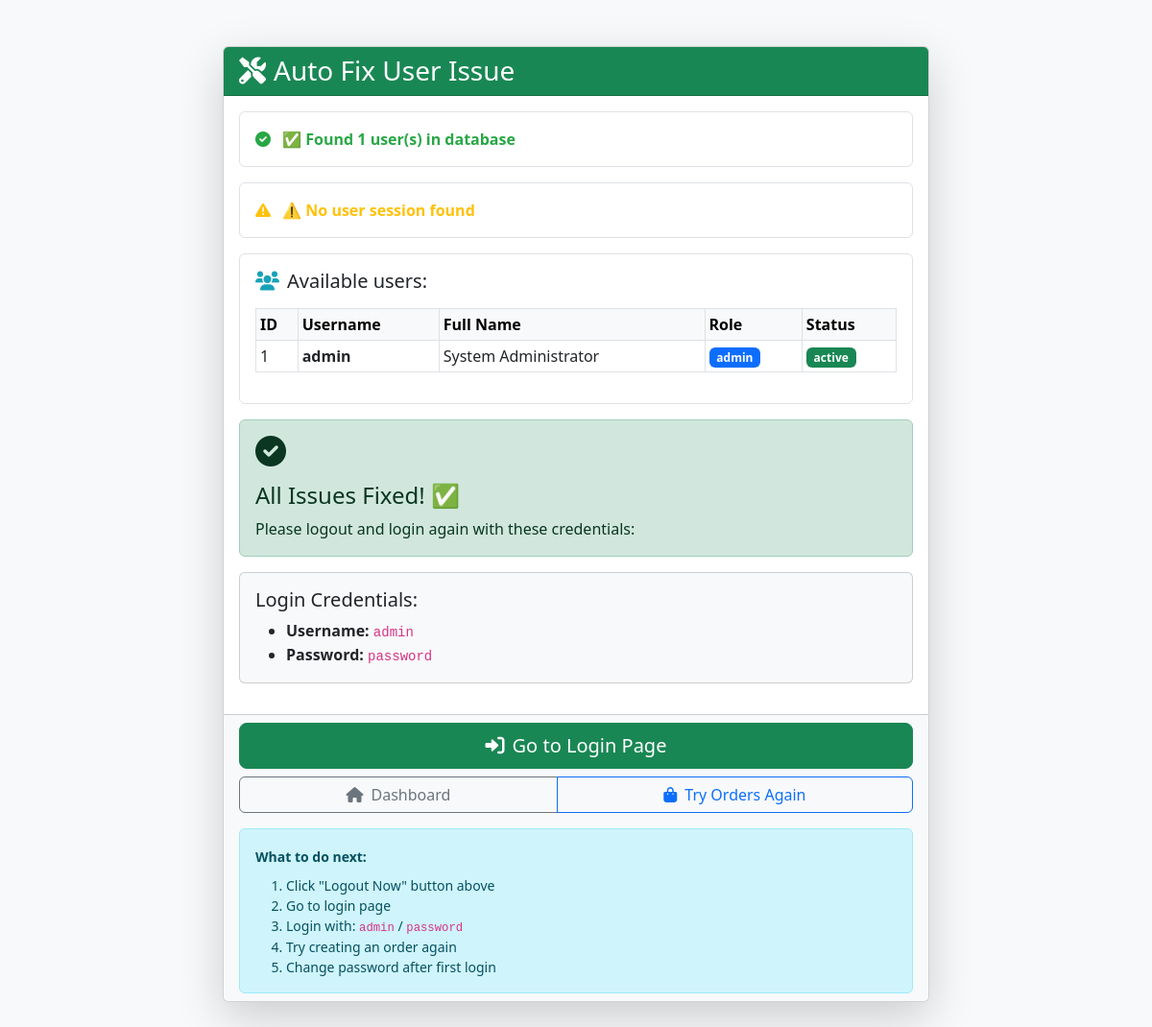
The page /admin/auto_fix_user.php on the database its author committed.
### tables this page shows
CREATE TABLE `users` (
  `id` int(11) NOT NULL AUTO_INCREMENT,
  `company_id` int(11) DEFAULT NULL,
  `username` varchar(50) NOT NULL,
  `email` varchar(100) NOT NULL,
  `password` varchar(255) NOT NULL,
  `full_name` varchar(100) NOT NULL,
  `role` enum('admin','staff','tailor','cashier') NOT NULL DEFAULT 'staff',
  `phone` varchar(20) DEFAULT NULL,
  `address` text DEFAULT NULL,
  `status` enum('active','inactive') NOT NULL DEFAULT 'active',
  `last_login` timestamp NULL DEFAULT NULL,
  `created_at` timestamp NOT NULL DEFAULT CURRENT_TIMESTAMP,
  `updated_at` timestamp NOT NULL DEFAULT CURRENT_TIMESTAMP ON UPDATE CURRENT_TIMESTAMP,
  PRIMARY KEY (`id`),
  UNIQUE KEY `username` (`username`),
  UNIQUE KEY `email` (`email`),
  KEY `company_id` (`company_id`),
  KEY `idx_last_login` (`last_login`),
  FOREIGN KEY (`company_id`) REFERENCES `companies` (`id`) ON DELETE CASCADE
);

### admin/auto_fix_user.php (the view, shortened to what this page needs)
<?php
$steps = [];
$allFixed = true;
try {
    $db = new Database();
    $conn = $db->getConnection();
    $steps['check_users'] = ['status' => 'checking', 'message' => 'Checking users table...'];
    $stmt = $conn->query("SELECT COUNT(*) as count FROM users");
    $result = $stmt->fetch();
    $userCount = $result['count'];
    if ($userCount == 0) {
        $steps['check_users'] = ['status' => 'warning', 'message' => "No users found. Creating default admin user..."];
        $sql = "INSERT INTO `users` (`username`, `email`, `password`, `full_name`, `role`, `status`)
                VALUES ('admin', 'admin@tailoring.com', :password, 'System Administrator', 'admin', 'active')";
        $stmt = $conn->prepare($sql);
        $hashedPassword = '$2y$10$92IXUNpkjO0rOQ5byMi.Ye4oKoEa3Ro9llC/.og/at2.uheWG/igi';
        $stmt->bindParam(':password', $hashedPassword);
        if ($stmt->execute()) {
            $newUserId = $conn->lastInsertId();
            $steps['create_user'] = ['status' => 'success', 'message' => "✅ Created admin user (ID: $newUserId)"];
        } else {
            $steps['create_user'] = ['status' => 'error', 'message' => "❌ Failed to create admin user"];
            $allFixed = false;
        }
    } else {
        $steps['check_users'] = ['status' => 'success', 'message' => "✅ Found $userCount user(s) in database"];
    }
    $steps['check_session'] = ['status' => 'checking', 'message' => 'Checking current session...'];
    $sessionUserId = $_SESSION['user_id'] ?? null;
    if ($sessionUserId) {
        $stmt = $conn->prepare("SELECT id, username, full_name, role FROM users WHERE id = ?");
        $stmt->execute([$sessionUserId]);
        $sessionUser = $stmt->fetch();
        if ($sessionUser) {
            $steps['check_session'] = ['status' => 'success', 'message' => "✅ Session user exists (ID: $sessionUserId, Username: {$sessionUser['username']})"];
        } else {
            $steps['check_session'] = ['status' => 'error', 'message' => "❌ Session user ID ($sessionUserId) NOT found in database"];
            session_unset();
            session_destroy();
            $steps['fix_session'] = ['status' => 'success', 'message' => "✅ Cleared invalid session"];
        }
    } else {
        $steps['check_session'] = ['status' => 'warning', 'message' => "⚠️ No user session found"];
    }
    $stmt = $conn->query("SELECT id, username, full_name, role, status FROM users ORDER BY id");
    $users = $stmt->fetchAll();
    $steps['list_users'] = ['status' => 'info', 'message' => 'Available users:', 'users' => $users];
} catch (Exception $e) {
    $steps['error'] = ['status' => 'error', 'message' => 'Database error: ' . $e->getMessage()];
    $allFixed = false;
}
?>
<!DOCTYPE html>
<html lang="en">
<head>
    <link href="https://cdn.jsdelivr.net/npm/bootstrap@5.3.0/dist/css/bootstrap.min.css" rel="stylesheet">
    <link href="https://cdnjs.cloudflare.com/ajax/libs/font-awesome/6.0.0/css/all.min.css" rel="stylesheet">
</head>
<body class="bg-light">
    <div class="container py-5">
        <div class="row justify-content-center">
            <div class="col-lg-8">
                <div class="card shadow-lg">
                    <div class="card-header <?php echo $allFixed ? 'bg-success' : 'bg-warning'; ?> text-white">
                        <h3 class="mb-0">
                            <i class="fas fa-tools me-2"></i>Auto Fix User Issue
                        </h3>
                    </div>
                    <div class="card-body">
                        <?php foreach ($steps as $key => $step): ?>
                            <div class="mb-3 p-3 border rounded">
                                <?php if ($key === 'list_users'): ?>
                                    <h5><i class="fas fa-users me-2 status-info"></i><?php echo $step['message']; ?></h5>
                                    <div class="table-responsive mt-3">
                                        <table class="table table-sm table-bordered">
                                            <thead class="table-light">
                                                <tr>
                                                    <th>ID</th>
                                                    <th>Username</th>
                                                    <th>Full Name</th>
                                                    <th>Role</th>
                                                    <th>Status</th>
                                                </tr>
                                            </thead>
                                            <tbody>
                                                <?php foreach ($step['users'] as $user): ?>
                                                <tr>
                                                    <td><?php echo $user['id']; ?></td>
                                                    <td><strong><?php echo htmlspecialchars($user['username']); ?></strong></td>
                                                    <td><?php echo htmlspecialchars($user['full_name']); ?></td>
                                                    <td><span class="badge bg-primary"><?php echo $user['role']; ?></span></td>
                                                    <td><span class="badge bg-<?php echo $user['status'] === 'active' ? 'success' : 'secondary'; ?>"><?php echo $user['status']; ?></span></td>
                                                </tr>
                                                <?php endforeach; ?>
                                            </tbody>
                                        </table>
                                    </div>
                                <?php else: ?>
                                    <div class="status-<?php echo $step['status']; ?>">
                                        <i class="fas fa-<?php
                                            echo $step['status'] === 'success' ? 'check-circle' :
                                                ($step['status'] === 'error' ? 'times-circle' :
                                                ($step['status'] === 'warning' ? 'exclamation-triangle' : 'info-circle'));
                                        ?> me-2"></i>
                                        <strong><?php echo $step['message']; ?></strong>
                                    </div>
                                <?php endif; ?>
                            </div>
                        <?php endforeach; ?>
                        <?php if ($allFixed): ?>
                            <div class="alert alert-success">
                                <i class="fas fa-check-circle fa-2x mb-3"></i>
                                <h4>All Issues Fixed! ✅</h4>
                                <p class="mb-0">Please logout and login again with these credentials:</p>
                            </div>
                            <div class="card bg-light mb-3">
                                <div class="card-body">
                                    <h5>Login Credentials:</h5>
                                    <ul class="mb-0">
                                        <li><strong>Username:</strong> <code>admin</code></li>
                                        <li><strong>Password:</strong> <code>password</code></li>
                                    </ul>
                                </div>
                            </div>
                        <?php endif; ?>
                    </div>
                    <div class="card-footer bg-light">
                        <div class="d-grid gap-2">
                            <?php if (isset($_SESSION['user_id'])): ?>
                                <a href="logout.php" class="btn btn-danger btn-lg">
                                    <i class="fas fa-sign-out-alt me-2"></i>Logout Now
                                </a>
                            <?php else: ?>
                                <a href="login.php" class="btn btn-success btn-lg">
                                    <i class="fas fa-sign-in-alt me-2"></i>Go to Login Page
                                </a>
                            <?php endif; ?>
                            <div class="btn-group">
                                <a href="dashboard.php" class="btn btn-outline-secondary">
                                    <i class="fas fa-home me-2"></i>Dashboard
                                </a>
                                <a href="orders.php" class="btn btn-outline-primary">
                                    <i class="fas fa-shopping-bag me-2"></i>Try Orders Again
                                </a>
                            </div>
                        </div>
                        <div class="alert alert-info mt-3 mb-0">
                            <small>
                                <strong>What to do next:</strong>
                                <ol class="mb-0 mt-2">
                                    <li>Click "Logout Now" button above</li>
                                    <li>Go to login page</li>
                                    <li>Login with: <code>admin</code> / <code>password</code></li>
                                    <li>Try creating an order again</li>
                                    <li>Change password after first login</li>
                                </ol>
                            </small>
                        </div>
                    </div>
                </div>
            </div>
        </div>
    </div>
</body>
</html>

### admin/auto_fix_user.php (style rules this page uses)
.status-success { color: #28a745; }
.status-warning { color: #ffc107; }
.status-info { color: #17a2b8; }

### rows shown on the page
users: id "1", username "admin", full_name "System Administrator", role "admin", status "active"

### other values the page prints
$step['message'] "✅ Found 1 user(s) in database"
$step['message'] "⚠️ No user session found"
$step['message'] "Available users:"
